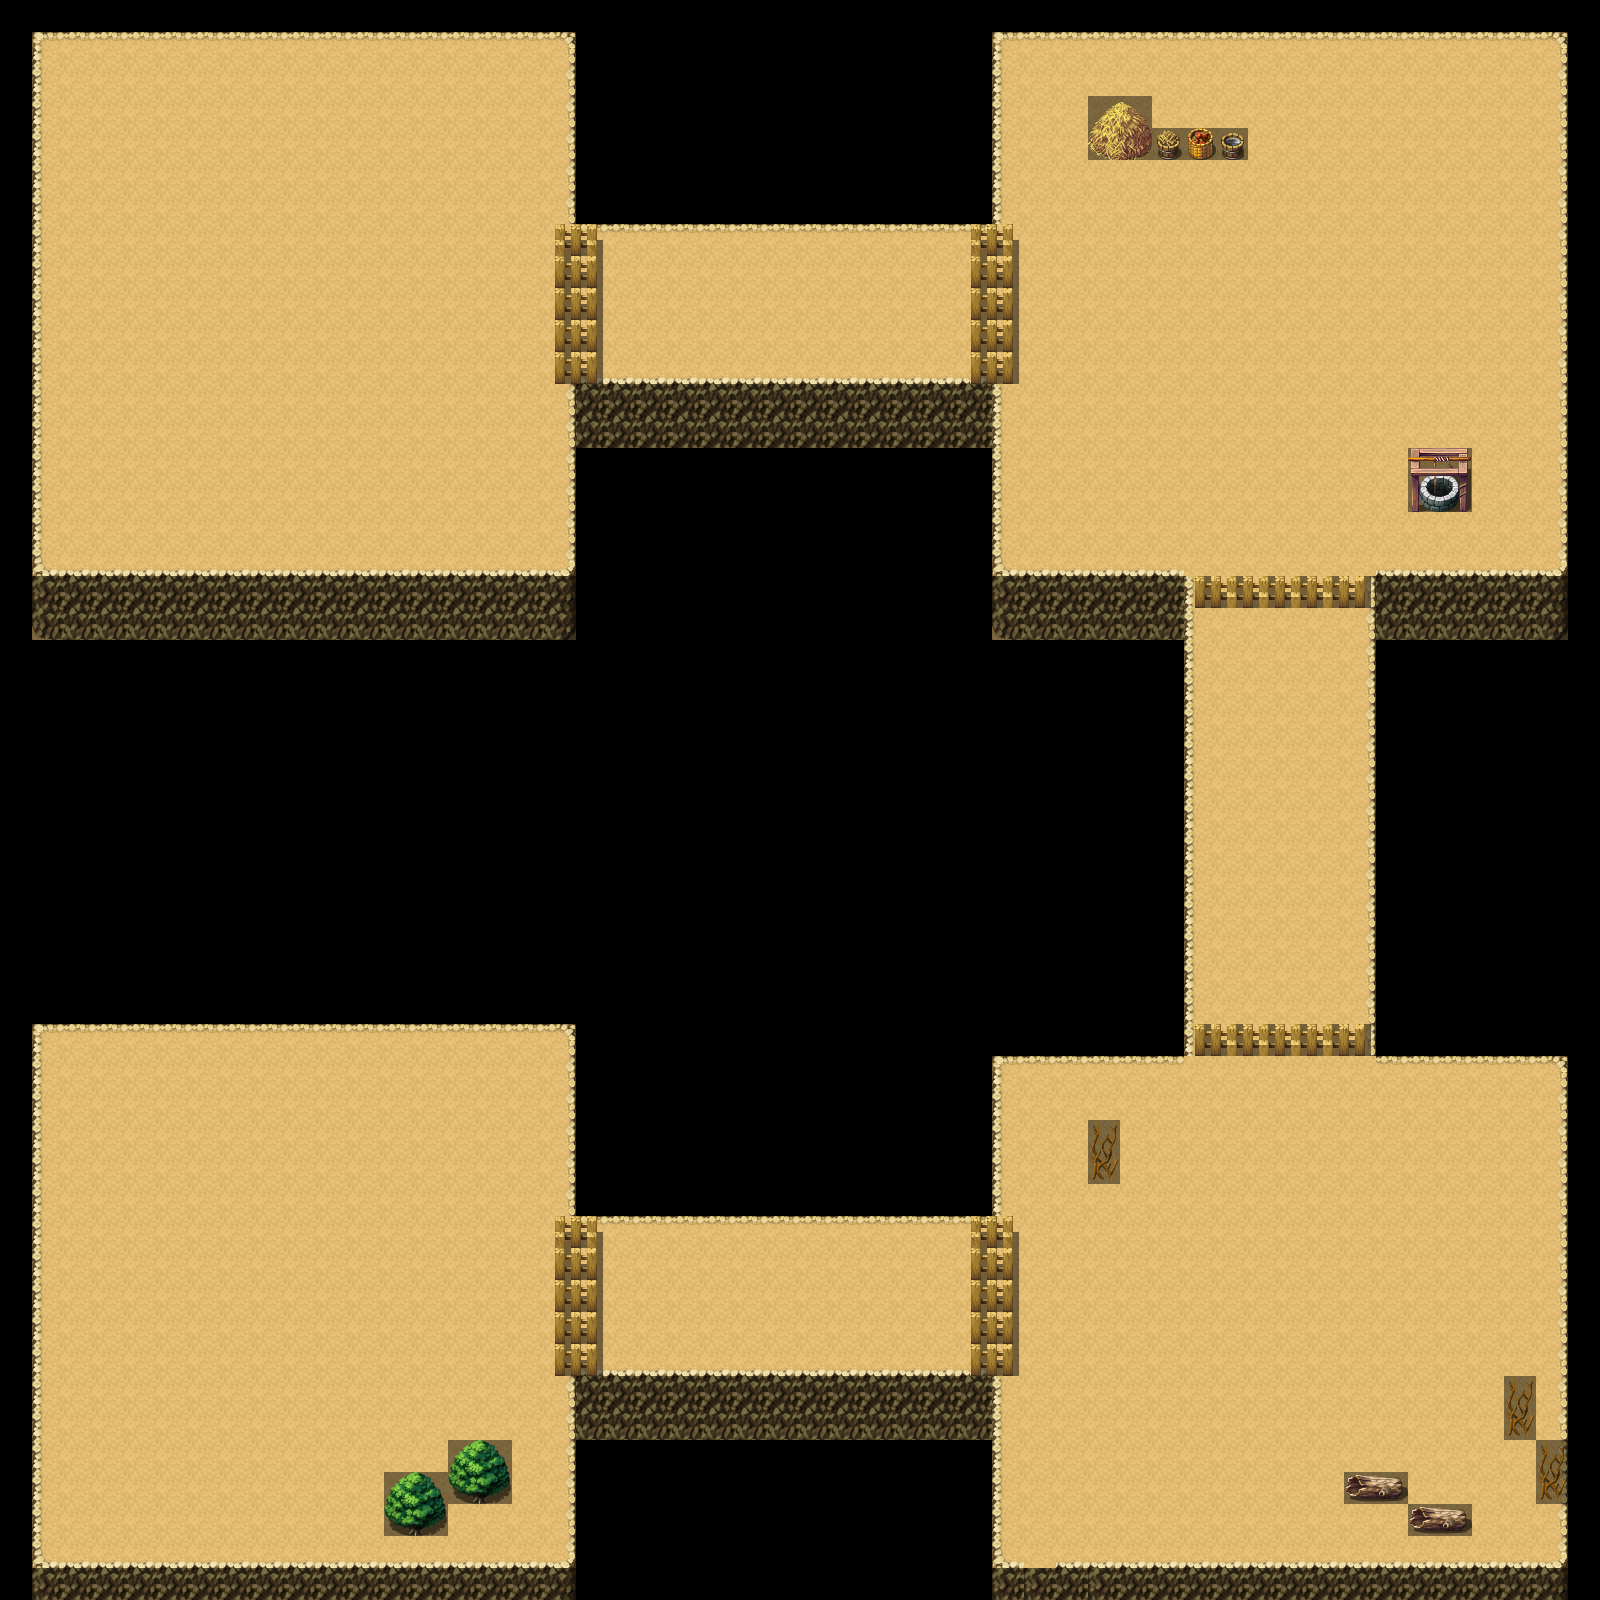

Tiled map render using the project's own tile images. Description and the map definition, with tile-layer contents summarised, below:
An orthogonal 50x50 tile map with 32x32 px tiles, 4 tile layers (ground, collision, tree, fence), 4 tilesets and 2 objects (SpawnPoint, enemy1).

<map version="1.2" tiledversion="1.3.5" orientation="orthogonal" renderorder="right-down" width="50" height="50" tilewidth="32" tileheight="32" infinite="0" nextlayerid="9" nextobjectid="8">
 <tileset firstgid="1" name="source1" tilewidth="32" tileheight="32" tilecount="128" columns="8">
  <image source="source1.png" width="256" height="512" />
 </tileset>
 <tileset firstgid="129" name="collision" tilewidth="32" tileheight="32" tilecount="1" columns="1">
  <image source="collision.png" width="32" height="32" />
  <tile id="0">
   <properties>
    <property name="collidable" type="bool" value="true" />
   </properties>
  </tile>
 </tileset>
 <tileset firstgid="130" name="source3" tilewidth="32" tileheight="32" tilecount="192" columns="16">
  <image source="source3.png" width="512" height="384" />
  <tile id="13">
   <properties>
    <property name="collidable" type="bool" value="true" />
   </properties>
  </tile>
  <tile id="28">
   <properties>
    <property name="collidable" type="bool" value="true" />
   </properties>
  </tile>
  <tile id="29">
   <properties>
    <property name="collidable" type="bool" value="true" />
   </properties>
  </tile>
  <tile id="44">
   <properties>
    <property name="collidable" type="bool" value="true" />
   </properties>
  </tile>
  <tile id="45">
   <properties>
    <property name="collidable" type="bool" value="true" />
   </properties>
  </tile>
 </tileset>
 <tileset firstgid="322" name="source4" tilewidth="32" tileheight="32" tilecount="256" columns="16">
  <properties>
   <property name="collidable" type="bool" value="true" />
  </properties>
  <image source="source4.png" width="512" height="512" />
 </tileset>
 <layer id="4" name="ground" width="50" height="50">
  <data>[2500 cells, 1537 non-empty, 15 distinct tile ids]</data>
 </layer>
 <layer id="6" name="collision" width="50" height="50" opacity="0.46">
  <data>[2500 cells, 1137 non-empty, 1 distinct tile ids]</data>
 </layer>
 <layer id="7" name="tree" width="50" height="50">
  <data>[2500 cells, 29 non-empty, 19 distinct tile ids]</data>
 </layer>
 <layer id="5" name="fence" width="50" height="50">
  <data>[2500 cells, 52 non-empty, 5 distinct tile ids]</data>
 </layer>
 <objectgroup id="8" name="objects">
  <object id="1" name="SpawnPoint" x="119" y="1224" width="284" height="274">
   <ellipse />
  </object>
  <object id="3" name="enemy1" x="1276" y="1192" width="102" height="106">
   <ellipse />
  </object>
 </objectgroup>
</map>
